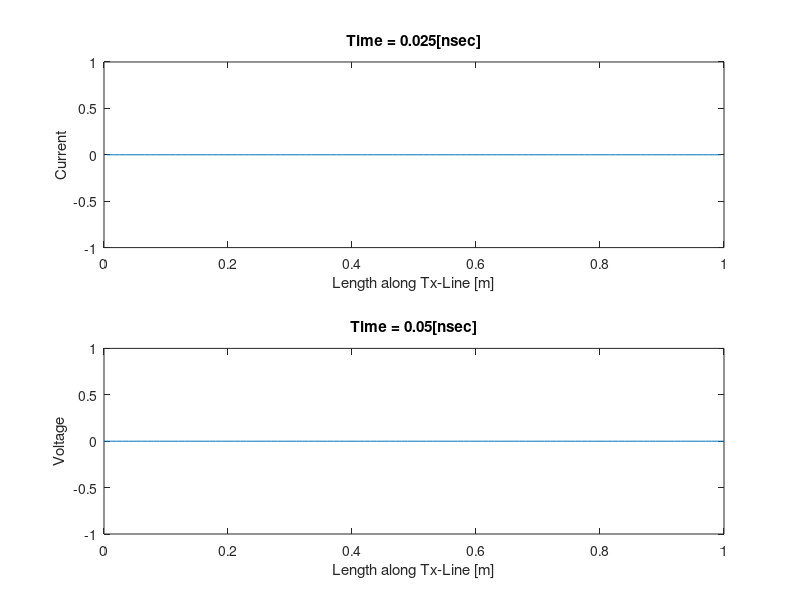

MATLAB code for this plot: (Note: this script raises an error after producing the figure.)
%% QuestionD.m
%   Demonstrate FDTD transmission line assuming lossless tx-line
%       with R = 100 at x=0 and R = 50 at x=1
%
%       Problem: Transmission line simulation 
%       Method:  Numerical Solutions
%        
%       Course:     ECE 7810
%       Homework:   3
%       Sub. Date:  November 14, 2016
%
%           Author:     Jamiu Babatunde Mojolagbe
%           Department: Electrical and Computer Engineering
%           Student ID: #7804719
%           Email:      mojolagm@myumanitoba.ca
close all; clear; clc;

%% set parameters
C = 50e-12;                                                                 % p.u.l capacitance
L = 0.5e-6;                                                                 % p.u.l inductance
R = 0.0;                                                                    % p.u.l resistance
G = 0.0;                                                                    % p.u.l conductance
c0 = 1/sqrt(C*L);                                                           % speed of propagation
Len = 1;                                                                    % length of the wire
pauseFor = 0.15;                                                            % pause the plot for / determines the speed the lower the value the higher the speed
totalSteps = 300;                                                           % total steps for the animation 
CFL = 1.00;                                                                 % CFL stability factor
num = 100;                                                                  % number of space points
Z0 = sqrt(L/C);                                                             % p.u.l impedance
pulseInit = 0.45;                                                           % start location of the pulse 0 - Len
pulsewidth = 0.10;                                                          % pulse width
A0 = 10;                                                                    % pulse amplitude
pulseBegin = 10e-9;                                                         
pulseEnd = 200e-9;

current = zeros(1, num);                                                    % initialize current array (numerical solution)
voltage = zeros(1, num+1);                                                  % Thevenin voltage array (numerical solution)
current_e = zeros(1, num);                                                  % initialize current array (analytic solution)
voltage_e = zeros(1, num+1);                                                % initialize voltage array (analytic solution)
Rt_near = 100;                                                              % first terminating  resistance  at x=0
Vt_near = 0;                                                                % Thevenin (terminating) voltage at x=0
% Rt_far = sqrt(L/C);
Rt_far = 50;                                                                % second terminating resistance  at x=1
Vt_far = 0;                                                                 % Thevenin (termination) voltage at x=1


%% set up fdtd numerical parameters and discretize
dx = Len/num;                                                               % space step size
dt = CFL*dx/c0;                                                             % time step based on CFL stability condition.
xv = (0:num)*dx;                                                            % vector of space locations for voltage
xi = (1:num)*dx-dx/2;                                                       % vector of space locations for current


%% setup/specify the pulse type (Square | Gaussian)
% pb = int16(num*pulseInit); pe = int16((num*(pulseInit+pulsewidth)));        % specify location of pulse
% voltage(pb:pe) = A0*ones(1,length(pb:pe));                                  % square pulse as initial condition
% voltage_e(pb:pe) = A0*ones(1,length(pb:pe));
% x=1:num+1;
% param = num/2;
% voltage = exp(-((x-param).^2)/param);
% voltage_e = exp(-((x-param).^2)/param);


%% plot the initial voltage and current
subplot(2,1,1)
plot(xi, current)
xlim([min(xi), max(xi)]);
xlabel('Length along Tx-Line [m]')
ylabel('Current')
title(['Time = ' num2str(0)  ' [nsec]']);

subplot(2,1,2)
plot(xv, voltage)
xlabel('Length along Tx-Line [m]')
ylabel('Voltage')
title(['Time = ' num2str(0) ' [nsec]']);

reply = input('More? y/n [y]: ', 's');
if reply == 'n' 
    return 
end;    
n = 1;                                                                      % initialize time stamp/step
tv = n* dt;                                                                 % time duration for voltage
ti = tv - dt/2;                                                             % time duration for current
factor = dt/dx;


%% Set Boundary conditions
% voltage(1) = Vt_near - current(1)*Rt_near;
% voltage(num+1) = Vt_far + current(num)*Rt_far;
if(Rt_near == Inf); voltage(1) = voltage(2); 
else voltage(1) = Vt_near - current(1)*Rt_near;  
end
if(Rt_far == Inf);    voltage(num+1) = voltage(num); 
else voltage(num+1) = Vt_far + current(num)*Rt_far; 
end


%% update interior points of the numerical solution 
% ******first update is different for the current (need to divide factor by 2)
current(1:num) = current(1:num) - (factor/L/2)*(voltage(2:num+1) - voltage(1:num)) - R*current(1:num);
voltage(2:num) = voltage(2:num) - (factor/C)*(current(2:num) - current(1:num-1)) - G*voltage(2:num);


%% plot the first update of voltage and current
subplot(2,1,1)
plot(xi, current);
xlim([min(xv), max(xv)]);
xlabel('Length along Tx-Line [m]');
ylabel('Current');
title(['Time = ' num2str(round(ti*1e12)/1000) '[nsec]']);

subplot(2,1,2);
plot(xv, voltage);
xlabel('Length along Tx-Line [m]')
ylabel('Voltage')
title(['Time = ' num2str(round(tv*1e12)/1000) '[nsec]']);

reply = input('More? y/n [y]: ', 's');
    if reply == 'n' 
        return 
    end;    


%% loop through the number of steps given to produce movie effect
% while n <= totalSteps 
stop = 0;
while stop == 0 
    n = n + 1;
    tv = n* dt;
    ti = tv - dt/2;
    
    % calculate Thevenin voltage
    Vt_near = Gaussian(1,3e-9,0.5e-9,tv)
    Vt_far = Gaussian(1,3e-9,0.5e-9,tv)
    
    % Boundary Conditions
    if(Rt_near == Inf)
       voltage(1) = voltage(2);     
    else
        voltage(1) = Vt_near - current(1)*Rt_near;
    end
    if(Rt_far == Inf)
       voltage(num+1) = voltage(num); 
    else
        voltage(num+1) = Vt_far + current(num)*Rt_far; 
    end
    
    % Update interior points
    current(1:num) = current(1:num) - (factor/L)*(voltage(2:num+1) - voltage(1:num)) - R*current(1:num);
    voltage(2:num) = voltage(2:num) - (factor/C)*(current(2:num) - current(1:num-1)) - G*voltage(2:num);;
        
    % Plot
    subplot(2,1,1)
    plot(xi, current);
    xlim([min(xv), max(xv)]);
    xlabel('Length along Tx-Line [m]');
    ylabel('Current');
    title(['Time = ' num2str(round(ti*1e12)/1000) ' [nsec]']);
    
    subplot(2,1,2);
    plot(xv, voltage);
    xlabel('Length along Tx-Line [m]')
    ylabel('Voltage')
    title(['Time = ' num2str(round(tv*1e12)/1000) ' [nsec]']);
    
    reply = input('More? y/n [y]: ', 's');
    if reply == 'n' 
        stop = 1 
    end;     
%     pause(pauseFor);     
end 
